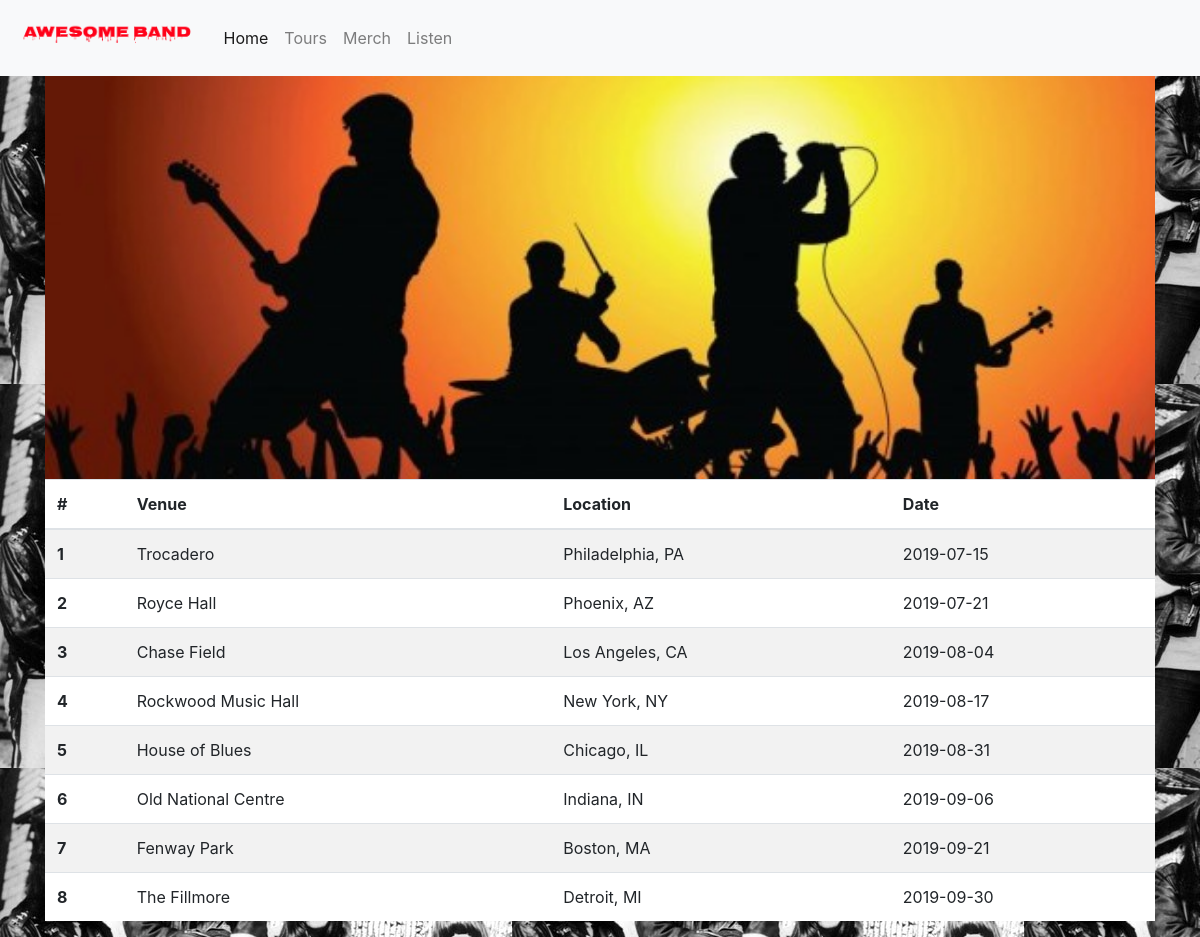
The app's page /tour with its own data.
### app.py (models this page shows)
class Tours(db.Model):
    __tablename__="tours"
    id = db.Column(db.Integer, primary_key=True)
    venue = db.Column(db.String(255))
    location = db.Column(db.String(255))
    date = db.Column(db.String(255))
    created_at = db.Column(db.DateTime, server_default=func.now())
    updated_at = db.Column(db.DateTime, server_default=func.now(), onupdate=func.now())

### app.py (the view)
@app.route('/tour')
def tour():
    all_tours = Tours.query.all()
    return render_template('tour.html', all_tours=all_tours)

### templates/tour.html (shortened to what this page needs)
<!DOCTYPE html>
<html lang="en">
    <head>
        <link rel="stylesheet" href="https://stackpath.bootstrapcdn.com/bootstrap/4.3.1/css/bootstrap.min.css">
        <link rel="stylesheet" type="text/css" href="{{url_for('static', filename='styles/tour.css')}}">
    </head>
    <body>
        <nav class="navbar navbar-expand-lg navbar-light bg-light">
            <a class="navbar-brand" href="/"><img src="/static/images/customlogo.png"></a>
            <div class="collapse navbar-collapse" id="navbarSupportedContent">
                <ul class="navbar-nav mr-auto">
                    <li class="nav-item active">
                        <a href="/" class="nav-link" href="#">Home <span class="sr-only">(current)</span></a>
                    </li>
                    <li class="nav-item">
                        <a href="/tour" class="nav-link" href="#">Tours</a>
                    </li>
                    <li class="nav-item">
                        <a href="/merch" class="nav-link" href="#">Merch</a>
                    </li>
                    <li class="nav-item">
                        <a href="/listen" class="nav-link" href="#">Listen</a>
                    </li>
                </ul>
            </div>
        </nav>
        <div class="container">
            <img src="../static/images/wide_band.jpg">
            <table class="table table-striped">
                <thead>
                    <tr>
                        <th scope="col">#</th>
                        <th scope="col">Venue</th>
                        <th scope="col">Location</th>
                        <th scope="col">Date</th>
                    </tr>
                </thead>
                <tbody>
                    {% for tours in all_tours %}
                        <tr>
                            <th scope="row">{{tours.id}}</th>
                            <td>{{tours.venue}}</td>
                            <td>{{tours.location}}</td>
                            <td>{{tours.date}}</td>
                        </tr>
                    {% endfor %}
                </tbody>
        </table>
        </div>
    </body>
</html>

### static/styles/tour.css (style rules this page uses)
body { background-image: url(/static/images/band.jpg) }
.navbar-brand img { max-height: 50px; }
.container img { width: 1110px; max-height: 500px; }
.table { background-image: url(/static/images/white.png) }

### records on screen
Tours: id "1", venue "Trocadero", location "Philadelphia, PA", date "2019-07-15"
Tours: id "2", venue "Royce Hall", location "Phoenix, AZ", date "2019-07-21"
Tours: id "3", venue "Chase Field", location "Los Angeles, CA", date "2019-08-04"
Tours: id "4", venue "Rockwood Music Hall", location "New York, NY", date "2019-08-17"
Tours: id "5", venue "House of Blues", location "Chicago, IL", date "2019-08-31"
Tours: id "6", venue "Old National Centre", location "Indiana, IN", date "2019-09-06"
Tours: id "7", venue "Fenway Park", location "Boston, MA", date "2019-09-21"
Tours: id "8", venue "The Fillmore", location "Detroit, MI", date "2019-09-30"
